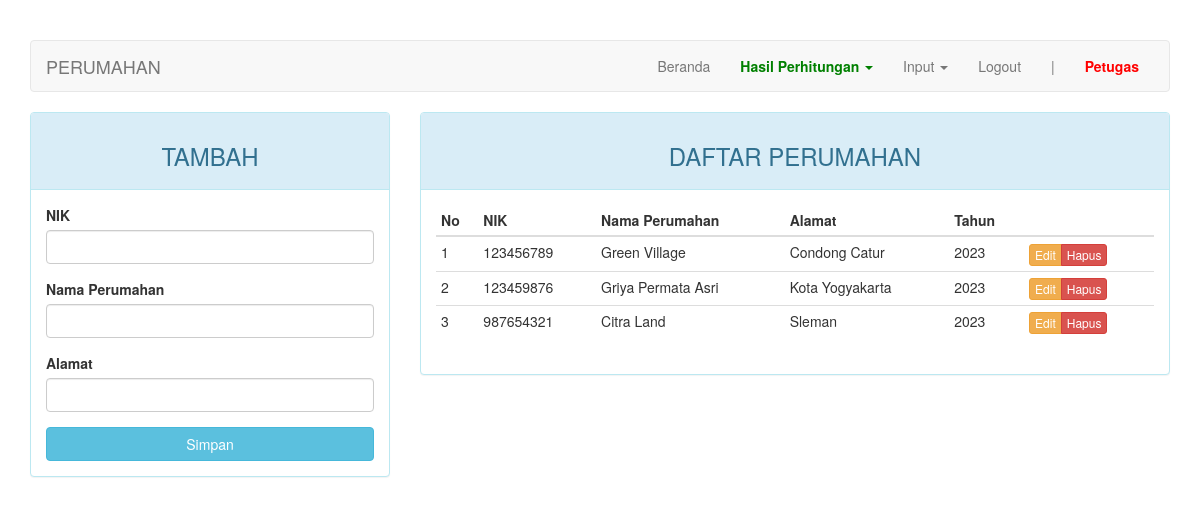
Screenshot of /index.php?page=perumahan (signed in) with the database file from the repository.
### tables this page shows
CREATE TABLE `daftar_perumahan` (
  `nik` int(9) NOT NULL,
  `nama_perumahan` varchar(30) NOT NULL,
  `alamat` varchar(100) DEFAULT NULL,
  `tahun` char(4) NOT NULL
);

### page/perumahan.php (the view, shortened to what this page needs)
<?php
$update = (isset($_GET['action']) AND $_GET['action'] == 'update') ? true : false;
?>
<div class="row">
	<div class="col-md-4">
	    <div class="panel panel-<?= ($update) ? "warning" : "info" ?>">
	        <div class="panel-heading"><h3 class="text-center"><?= ($update) ? "EDIT" : "TAMBAH" ?></h3></div>
	        <div class="panel-body">
	            <form action="<?=$_SERVER['REQUEST_URI']?>" method="POST">
	                <div class="form-group">
	                    <label for="nik">NIK</label>
	                    <input type="text" name="nik" class="form-control" <?= (!$update) ?: 'value="'.$row["nik"].'"' ?>>
	                </div>
	                <div class="form-group">
	                    <label for="nama_perumahan">Nama Perumahan</label>
	                    <input type="text" name="nama_perumahan" class="form-control" <?= (!$update) ?: 'value="'.$row["nama_perumahan"].'"' ?>>
	                </div>
	                <div class="form-group">
	                    <label for="alamat">Alamat</label>
	                    <input type="text" name="alamat" class="form-control" <?= (!$update) ?: 'value="'.$row["alamat"].'"' ?>>
	                </div>
	                <button type="submit" class="btn btn-<?= ($update) ? "warning" : "info" ?> btn-block">Simpan</button>
	            </form>
	        </div>
	    </div>
	</div>
	<div class="col-md-8">
	    <div class="panel panel-info">
	        <div class="panel-heading"><h3 class="text-center">DAFTAR PERUMAHAN</h3></div>
	        <div class="panel-body">
	            <table class="table table-condensed">
	                <thead>
	                    <tr>
	                        <th>No</th>
	                        <th>NIK</th>
	                        <th>Nama Perumahan</th>
	                        <th>Alamat</th>
	                        <th>Tahun</th>
	                        <th></th>
	                    </tr>
	                </thead>
	                <tbody>
	                    <?php $no = 1; ?>
	                    <?php if ($query = $connection->query("SELECT * FROM daftar_perumahan")): ?>
	                        <?php while($row = $query->fetch_assoc()): ?>
	                        <tr>
	                            <td><?=$no++?></td>
	                            <td><?=$row['nik']?></td>
	                            <td><?=$row['nama_perumahan']?></td>
	                            <td><?=$row['alamat']?></td>
	                            <td><?=$row['tahun']?></td>
	                            <td>
	                                <div class="btn-group">
	                                    <a href="?page=perumahan&action=update&key=<?=$row['nik']?>" class="btn btn-warning btn-xs">Edit</a>
	                                    <a href="?page=perumahan&action=delete&key=<?=$row['nik']?>" class="btn btn-danger btn-xs">Hapus</a>
	                                </div>
	                            </td>
	                        </tr>
	                        <?php endwhile ?>
	                    <?php endif ?>
	                </tbody>
	            </table>
	        </div>
	    </div>
	</div>
</div>

### index.php (style rules this page uses)
body { margin-top: 40px; }

### rows the page displays
daftar_perumahan: nik "123456789", nama_perumahan "Green Village", alamat "Condong Catur", tahun "2023"
daftar_perumahan: nik "123459876", nama_perumahan "Griya Permata Asri", alamat "Kota Yogyakarta", tahun "2023"
daftar_perumahan: nik "987654321", nama_perumahan "Citra Land", alamat "Sleman", tahun "2023"

### other values shown
$str "PERUMAHAN"
$_SESSION["username"] "Petugas"
